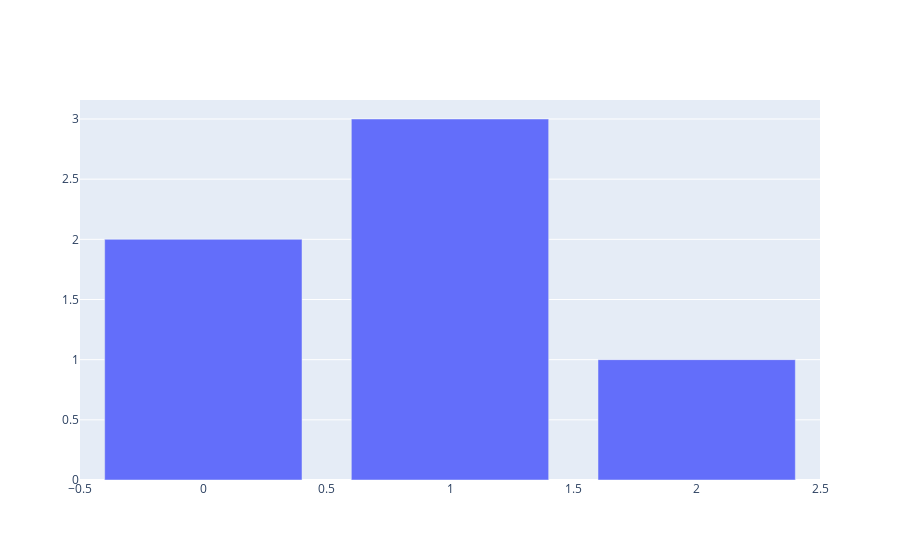

Write notebook code for a chart like this one.
### Code cell
import plotly.graph_objs as go
import chart_studio.plotly as py
from plotly.offline import *
fig = go.Figure(data=go.Bar(y=[2, 3, 1]))
fig.show()

### Figure 1 — Plotly figure (JSON) as saved in the notebook; plotly's stock layout.template omitted (floating-point values rounded to 4 significant figures)
{"data": [{"type": "bar", "y": [2, 3, 1]}], "layout": {}}
